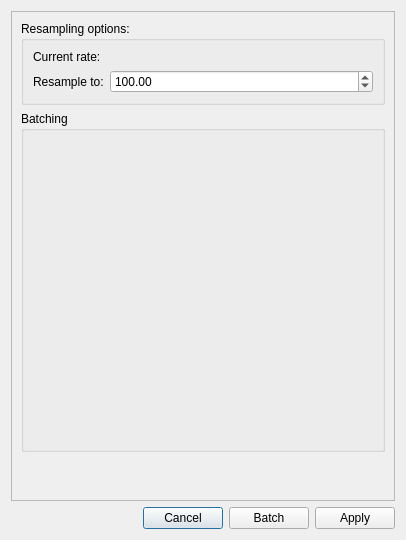
<?xml version="1.0" encoding="UTF-8"?>
<ui version="4.0">
 <class>resamplingDialog</class>
 <widget class="QDialog" name="resamplingDialog">
  <property name="geometry">
   <rect>
    <x>0</x>
    <y>0</y>
    <width>406</width>
    <height>540</height>
   </rect>
  </property>
  <property name="windowTitle">
   <string>Resampling</string>
  </property>
  <layout class="QGridLayout" name="gridLayout">
   <item row="0" column="0">
    <widget class="QScrollArea" name="scrollArea">
     <property name="minimumSize">
      <size>
       <width>0</width>
       <height>0</height>
      </size>
     </property>
     <property name="verticalScrollBarPolicy">
      <enum>Qt::ScrollBarAsNeeded</enum>
     </property>
     <property name="horizontalScrollBarPolicy">
      <enum>Qt::ScrollBarAsNeeded</enum>
     </property>
     <property name="sizeAdjustPolicy">
      <enum>QAbstractScrollArea::AdjustToContents</enum>
     </property>
     <property name="widgetResizable">
      <bool>true</bool>
     </property>
     <widget class="QWidget" name="scrollAreaWidgetContents">
      <property name="geometry">
       <rect>
        <x>0</x>
        <y>0</y>
        <width>386</width>
        <height>489</height>
       </rect>
      </property>
      <property name="minimumSize">
       <size>
        <width>0</width>
        <height>0</height>
       </size>
      </property>
      <layout class="QGridLayout" name="gridLayout_2">
       <item row="0" column="0">
        <widget class="QGroupBox" name="groupBoxResample">
         <property name="title">
          <string>Resampling options:</string>
         </property>
         <layout class="QFormLayout" name="formLayout">
          <item row="0" column="0">
           <widget class="QLabel" name="labelCurrentRateHeading">
            <property name="text">
             <string>Current rate:</string>
            </property>
           </widget>
          </item>
          <item row="0" column="1">
           <widget class="QLabel" name="labelCurrentRateValue">
            <property name="text">
             <string/>
            </property>
           </widget>
          </item>
          <item row="1" column="0">
           <widget class="QLabel" name="labelNewRateHeading">
            <property name="text">
             <string>Resample to:</string>
            </property>
           </widget>
          </item>
          <item row="1" column="1">
           <widget class="QDoubleSpinBox" name="doubleSpinBoxNewRate">
            <property name="maximum">
             <double>10000.000000000000000</double>
            </property>
            <property name="value">
             <double>100.000000000000000</double>
            </property>
           </widget>
          </item>
         </layout>
        </widget>
       </item>
       <item row="1" column="0">
        <widget class="QGroupBox" name="groupBoxBatching">
         <property name="title">
          <string>Batching</string>
         </property>
         <layout class="QGridLayout" name="gridLayoutBatching">
          <item row="0" column="0">
           <widget class="QWidget" name="batchingWidgetPlaceholder" native="true">
            <property name="minimumSize">
             <size>
              <width>300</width>
              <height>300</height>
             </size>
            </property>
           </widget>
          </item>
         </layout>
        </widget>
       </item>
       <item row="2" column="0">
        <spacer name="verticalSpacer">
         <property name="orientation">
          <enum>Qt::Vertical</enum>
         </property>
         <property name="sizeHint" stdset="0">
          <size>
           <width>20</width>
           <height>40</height>
          </size>
         </property>
        </spacer>
       </item>
      </layout>
     </widget>
    </widget>
   </item>
   <item row="1" column="0">
    <layout class="QHBoxLayout" name="horizontalLayout">
     <item>
      <spacer name="horizontalSpacer">
       <property name="orientation">
        <enum>Qt::Horizontal</enum>
       </property>
       <property name="sizeHint" stdset="0">
        <size>
         <width>40</width>
         <height>20</height>
        </size>
       </property>
      </spacer>
     </item>
     <item>
      <widget class="QPushButton" name="pushButtonCancel">
       <property name="text">
        <string>Cancel</string>
       </property>
      </widget>
     </item>
     <item>
      <widget class="QPushButton" name="pushButtonBatch">
       <property name="text">
        <string>Batch</string>
       </property>
      </widget>
     </item>
     <item>
      <widget class="QPushButton" name="pushButtonApply">
       <property name="text">
        <string>Apply</string>
       </property>
      </widget>
     </item>
    </layout>
   </item>
  </layout>
 </widget>
 <resources/>
 <connections>
  <connection>
   <sender>pushButtonCancel</sender>
   <signal>clicked()</signal>
   <receiver>resamplingDialog</receiver>
   <slot>reject()</slot>
   <hints>
    <hint type="sourcelabel">
     <x>116</x>
     <y>197</y>
    </hint>
    <hint type="destinationlabel">
     <x>18</x>
     <y>131</y>
    </hint>
   </hints>
  </connection>
  <connection>
   <sender>pushButtonApply</sender>
   <signal>clicked()</signal>
   <receiver>resamplingDialog</receiver>
   <slot>accept()</slot>
   <hints>
    <hint type="sourcelabel">
     <x>319</x>
     <y>197</y>
    </hint>
    <hint type="destinationlabel">
     <x>47</x>
     <y>149</y>
    </hint>
   </hints>
  </connection>
  <connection>
   <sender>pushButtonBatch</sender>
   <signal>clicked()</signal>
   <receiver>resamplingDialog</receiver>
   <slot>acceptBatch()</slot>
   <hints>
    <hint type="sourcelabel">
     <x>175</x>
     <y>210</y>
    </hint>
    <hint type="destinationlabel">
     <x>371</x>
     <y>156</y>
    </hint>
   </hints>
  </connection>
 </connections>
 <slots>
  <slot>acceptBatch()</slot>
 </slots>
</ui>
